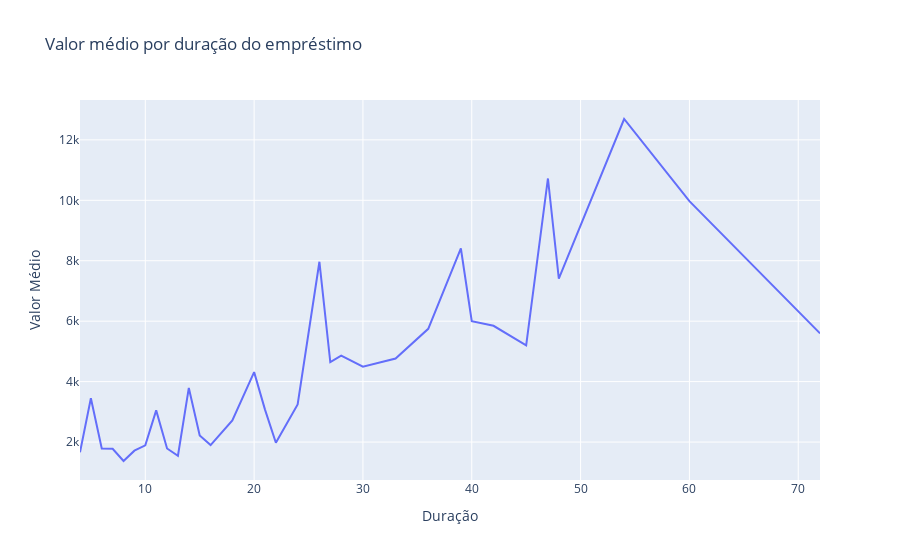

The cell this chart's notebook holds for it:
### Code cell
line1 = go.Scatter(x=duration, y=amount, mode='lines', name='Lines')

layout = go.Layout(title='Valor médio por duração do empréstimo',
                   xaxis={'title': 'Duração'},
                   yaxis={'title': 'Valor Médio'})

fig = go.Figure(data=[line1], layout=layout)
py.iplot(fig)

### Figure 1 — Plotly figure (JSON) as saved in the notebook; plotly's stock layout.template omitted (floating-point values rounded to 4 significant figures)
{"data": [{"mode": "lines", "name": "Lines", "type": "scatter", "x": [4, 5, 6, 7, 8, 9, 10, 11, 12, 13, 14, 15, 16, 18, 20, 21, 22, 24, 26, 27, 28, 30, 33, 36, 39, 40, 42, 45, 47, 48, 54, 60, 72], "y": [1663.0, 3448, 1788.0, 1779.0, 1373, 1715.0, 1889.0, 3048.0, 1787.0, 1547.0, 3791.0, 2216.0, 1900, 2718.0, 4313.0, 3074.0, 1979, 3244.0, 7966, 4647.0, 4858.0, 4494.0, 4766, 5748.0, 8406.0, 5998, 5847.0, 5203.0, 10722, 7406.0, 12690.0, 9974.0, 5595]}], "layout": {"title": {"text": "Valor médio por duração do empréstimo"}, "xaxis": {"title": {"text": "Duração"}}, "yaxis": {"title": {"text": "Valor Médio"}}}}
